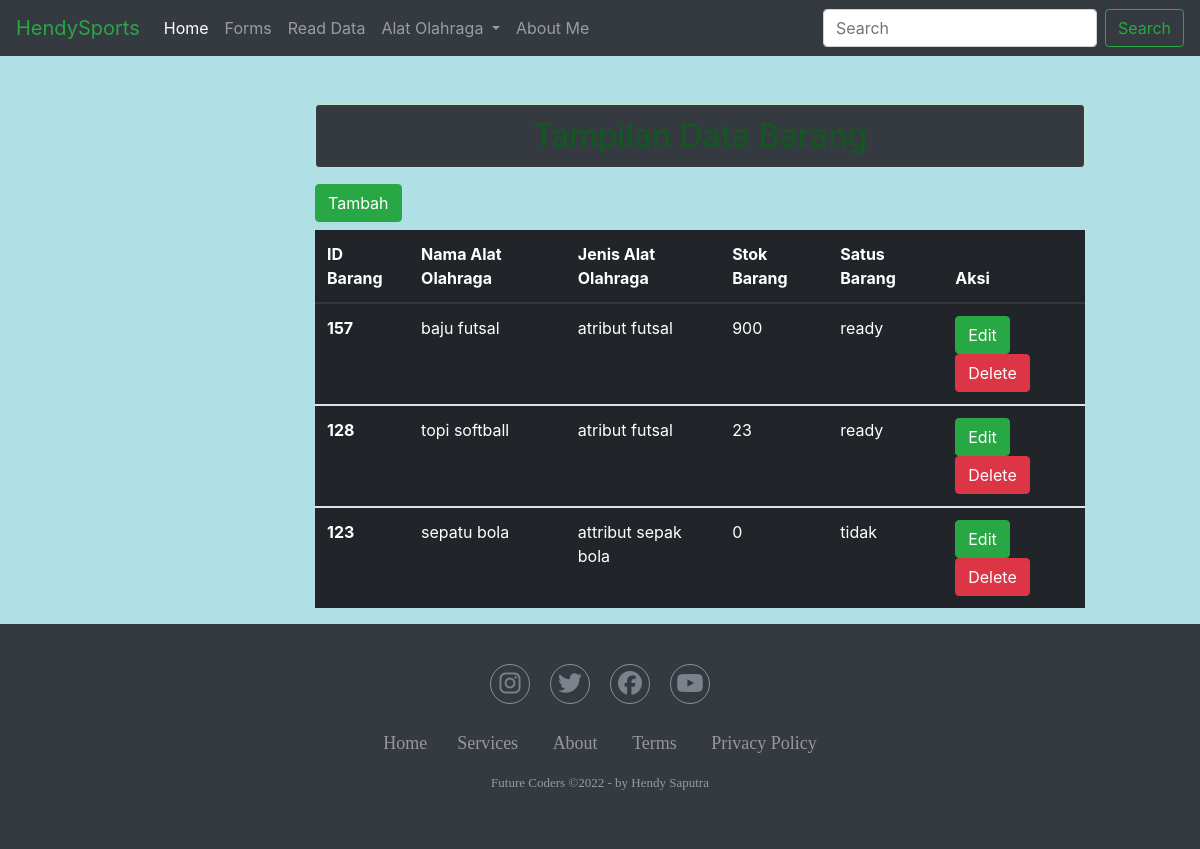
Screenshot of /tampilan.php with the database file from the repository.
### tables this page shows
CREATE TABLE `goods` (
  `id_barang` int(5) NOT NULL,
  `nama_barang` varchar(30) NOT NULL,
  `jenis_barang` varchar(30) NOT NULL,
  `stok_barang` int(5) NOT NULL,
  `status_barang` enum('ready','tidak') DEFAULT NULL
);

### tampilan.php (the view, shortened to what this page needs)
<?php
   include('koneksi.php');
?>
<!DOCTYPE html>
<html lang="en">
<head>
  <link rel="stylesheet" href="https://cdn.jsdelivr.net/npm/bootstrap@4.0.0/dist/css/bootstrap.min.css">
  <link rel="stylesheet" href="style.css">
  <link rel="stylesheet" href="forms1.css">
  <link rel="stylesheet" href="https://cdnjs.cloudflare.com/ajax/libs/font-awesome/6.2.0/css/all.min.css" />
  <link href="//netdna.bootstrapcdn.com/font-awesome/3.2.1/css/font-awesome.css" rel="stylesheet">
</head>
<body>
  <nav class="navbar navbar-expand-lg navbar-dark bg-dark">
    <a class="navbar-brand text-success" href="#">HendySports</a>
    <div class="collapse navbar-collapse" id="navbarSupportedContent">
      <ul class="navbar-nav mr-auto">
        <li class="nav-item active">
          <a class="nav-link" href="index.php">Home <span class="sr-only">(current)</span></a>
        </li>
        <li class="nav-item">
            <a class="nav-link" href="forms.php">Forms</a>
        </li>
        <li class="nav-item">
            <a class="nav-link" href="tampilan.php">Read Data</a>
        </li>
        <li class="nav-item dropdown">
          <a class="nav-link dropdown-toggle" href="#" id="navbarDropdown" role="button" data-toggle="dropdown" aria-haspopup="true" aria-expanded="false">
            Alat Olahraga
          </a>
        <li class="nav-item">
          <a class="nav-link" href="about.php">About Me</a>
        </li>
      </ul>
      <form class="form-inline my-2 my-lg-0">
        <input class="form-control mr-sm-2" type="search" placeholder="Search" aria-label="Search">
        <button class="btn btn-outline-success my-2 my-sm-0" type="submit">Search</button>
      </form>
    </div>
  </nav>
  <div class="tabel col-md-8">
        <h2 class="alert alert-success text-center mt-5">Tampilan Data Barang</h2>
        <table rules="rows" class="table table-dark mt-2">
          <a href="forms.php" class="btn btn-success">Tambah</a>
          <thead>
              <tr>
              <th scope="col">ID Barang</th>
              <th scope="col">Nama Alat Olahraga</th>
              <th scope="col">Jenis Alat Olahraga</th>
              <th scope="col">Stok Barang</th>
              <th scope="col">Satus Barang</th>
              <th scope="col">Aksi</th>
              </tr>
          </thead>
          <?php
            $tampil = mysqli_query($koneksi, "SELECT * FROM goods order by id_barang desc");
            while($data = mysqli_fetch_array($tampil)):
          ?>
          <tbody>
              <tr>
                  <th scope="row"><?=$data['id_barang'] ?></th>
                  <td><?=$data['nama_barang'] ?></td>
                  <td><?=$data['jenis_barang'] ?></td>
                  <td><?=$data['stok_barang'] ?></td>
                  <td><?=$data['status_barang'] ?></td>
                  <td>
                    <a href="update.php?id=<?=$data['id_barang'] ?>" class="btn btn-success">Edit</a>
                    <a href="delete.php?id=<?=$data['id_barang'] ?>" class="btn btn-danger">Delete</a>
                  </td>
              </tr>
          <?php endwhile; ?>
        </table>
  </div>
  <section class="footer">
    <div class="social">
      <a href="#"><i class="fab fa-instagram"></i></a>
      <a href="#"><i class="fab fa-twitter"></i></a>
      <a href="#"><i class="fab fa-facebook"></i></a>
      <a href="#"><i class="fab fa-youtube"></i></a>
    </div>
    <ul class="list">
      <li>
        <a href="#">Home</a
      </li>
      <li>
        <a href="#">Services</a>
      </li>
      <li>
        <a href="#">About</a>
      </li>
      <li>
        <a href="#">Terms</a>
      </li>
      <li>
        <a href="#">Privacy Policy</a>
      </li>
    </ul>
    <p class="copyright">
      Future Coders &copy;2022 - by Hendy Saputra
    </p>
  </section>
</body>
</html>

### style.css (style rules this page uses)
* { box-sizing: border-box; margin: 0; padding: 0; }
body { background-color: white; color: black; }
.navbar { margin-bottom: 25px; }
.text-center { background-color:#343a40; }
.footer { font-family:'Sege UI'; font-weight: 400; background-color:#343a40; padding: 40px 0; }
.footer .social { text-align: center; padding-bottom: 25px; color: #929ca5; }
.footer .social a { font-size: 24px; color: inherit; border: 1px solid #cccc; width: 40px; height: 40px; line-height: 38px; display: inline-block; text-align: center; border-radius: 50%; margin: 0 8px; opacity: 0.75; }
.footer ul { margin-top:0; padding: 0; list-style: none; font-size: 18px; line-height: 1.6; margin-bottom: 0; text-align: center; }
.footer ul li a { color:#cccc ; text-decoration: none; opacity: 0.8; }
.footer ul li { display: inline-block; padding: 0 15px; }
.footer .copyright { margin-top: 15px; text-align: center; font-size: 13px; color: #929ca5; }

### forms1.css (style rules this page uses)
body { background-color: powderblue; }
.tabel { margin-left: 300px; }

### rows the page displays
goods: id_barang "157", nama_barang "baju futsal", jenis_barang "atribut futsal", stok_barang "900", status_barang "ready"
goods: id_barang "128", nama_barang "topi softball", jenis_barang "atribut futsal", stok_barang "23", status_barang "ready"
goods: id_barang "123", nama_barang "sepatu bola", jenis_barang "attribut sepak bola", stok_barang "0", status_barang "tidak"
